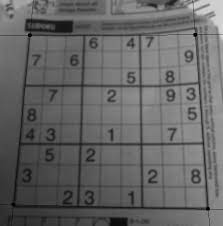
#> input picture images/sudoku_3.jpg, 223 x 226 px, found by its file name
$ jupyter execute --allow-errors sudoku_MM-Copy1.ipynb
#> lines starting #> are read from the running program, lines starting #| are printed output that depends on the picture; after the words box and inside, x2 and y2 are one past the last pixel; in counts of white or black regions, pixels touching at a corner belong together
[cell 1]
import cv2 as cv
import numpy as np
print(cv.__version__)

[cell 2]
def show_wait_destroy(winname, img):
    cv.namedWindow(winname, cv.WINDOW_NORMAL)
    cv.imshow(winname, img)
    cv.resizeWindow(winname, 400, 300)
    cv.moveWindow(winname, 380, 200)
    cv.waitKey(0)
    cv.destroyWindow(winname)

[cell 3]
image = cv.imread('sudoku_3.jpg')
#> image is the input picture: shape (226, 223, 3); min 0, max 219, mean 101
gray = cv.cvtColor(image, cv.COLOR_BGR2GRAY)
show_wait_destroy('img', gray)

[cell 4]
gray = cv.bitwise_not(gray)
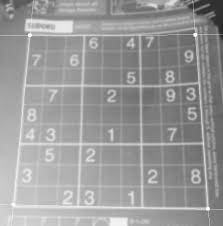
#> gray: shape (226, 223); min 36, max 255, mean 154
bw = cv.adaptiveThreshold(gray, 255, cv.ADAPTIVE_THRESH_MEAN_C, \
                                cv.THRESH_BINARY, 15, -2)
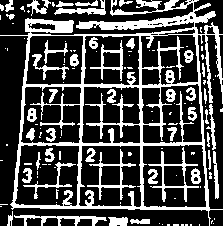
#> bw: shape (226, 223); 28.4% white; 123 white regions (77 under 20 px), largest, box (x1, y1, x2, y2) and area: (0, 0, 223, 226) 8804, (148, 147, 199, 202) 444, (87, 149, 136, 200) 424
show_wait_destroy("binary", bw)

[cell 5]
horizontal = np.copy(bw)
vertical = np.copy(bw)
cols = horizontal.shape[1]
#> cols = 223
horizontal_size = cols // 10
#> horizontal_size = 22
horizontalStructure = cv.getStructuringElement(cv.MORPH_RECT, (horizontal_size, 1))
# Apply morphology operations
horizontal = cv.erode(horizontal, horizontalStructure)
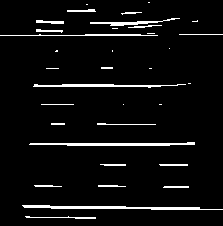
#> horizontal: shape (226, 223); 5.2% white in thin lines or dots
horizontal = cv.dilate(horizontal, horizontalStructure)
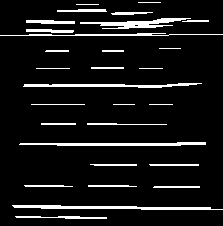
#> horizontal: shape (226, 223); 8.5% white; 29 white regions, largest, box (x1, y1, x2, y2) and area: (12, 205, 223, 210) 622, (19, 142, 206, 146) 526, (80, 18, 191, 29) 524
# Show extracted horizontal lines
show_wait_destroy("horizontal", horizontal)

[cell 6]
rows = vertical.shape[0]
#> rows = 226
verticalsize = rows // 10
#> verticalsize = 22
# Create structure element for extracting vertical lines through morphology operations
verticalStructure = cv.getStructuringElement(cv.MORPH_RECT, (1, verticalsize))
#> verticalStructure = 22 values from 1 to 1
# Apply morphology operations
vertical = cv.erode(vertical, verticalStructure)
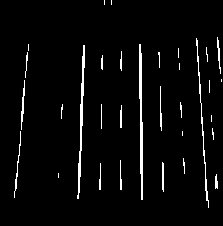
#> vertical: shape (226, 223); 3.6% white in thin lines or dots, all inside (x1, y1, x2, y2) = (14, 0, 222, 208)
vertical = cv.dilate(vertical, verticalStructure)
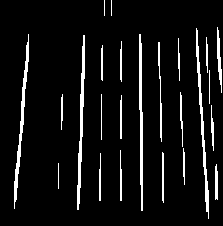
#> vertical: shape (226, 223); 7% white; 24 white regions (2 under 20 px), largest, box (x1, y1, x2, y2) and area: (77, 35, 85, 210) 535, (14, 34, 29, 209) 526, (196, 28, 209, 219) 512
# Show extracted vertical lines
show_wait_destroy("vertical", vertical)

#> (a cell that did not finish here is left out)

#> (a cell that did not finish here is left out)

#> (a cell that did not finish here is left out)

[cell 10]
import math
img = cv.imread("sudoku.png")
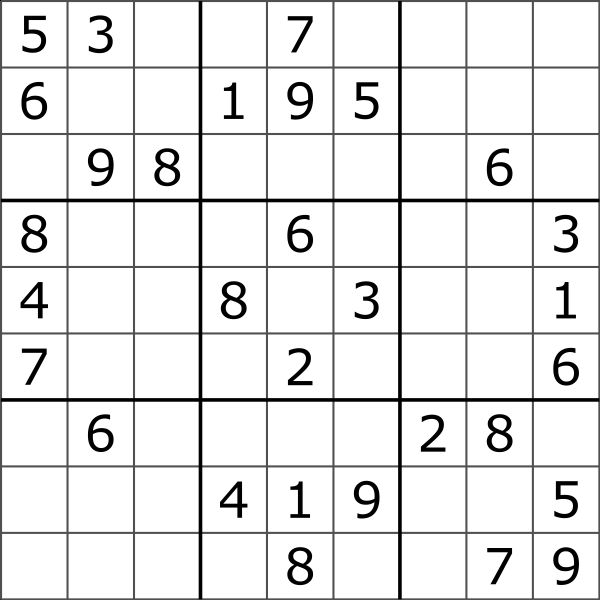
#> input picture images/sudoku.png, 1200 x 1200 px, found by its file name (shown at 1/2 size)
#> img is the input picture: shape (1200, 1200, 3); min 0, max 255, mean 231.9
gray = cv.cvtColor(img, cv.COLOR_BGR2GRAY)
#> gray: shape (1200, 1200)
show_wait_destroy("gray", gray)
edges = cv.Canny(gray, 100,100)
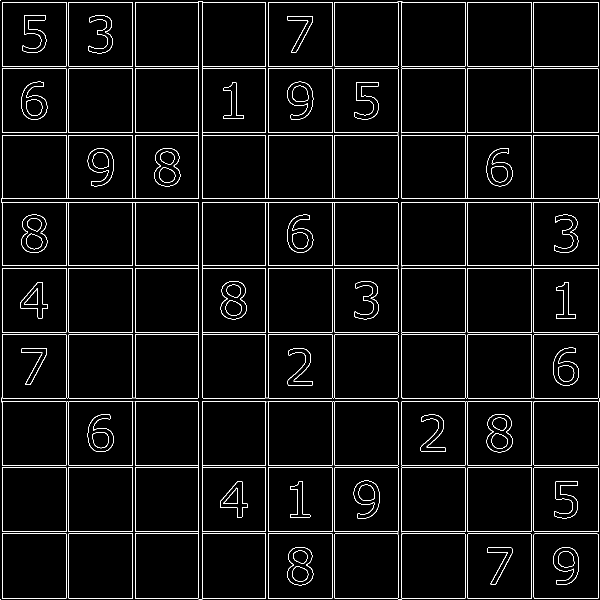
#> edges: shape (1200, 1200) (shown at 1/2 size); 3.7% white in thin lines or dots
show_wait_destroy("edges", edges)
lines = cv.HoughLinesP(edges, 1, math.pi/2, 2, None, 10, 1)
#> lines = 456 rows, first 6: [536, 270, 664, 270], [137, 1196, 265, 1196], [531, 1196, 531, 1067], [805, 668, 928, 668], [1067, 664, 1067, 536], [5, 397, 135, 397]
print(len(lines))
#| 456
for line in lines[0]:
    pt1 = (line[0],line[1])
    pt2 = (line[2],line[3])
    cv.line(img, pt1, pt2, (0,0,255), 3)
#> this loop made 1 pass
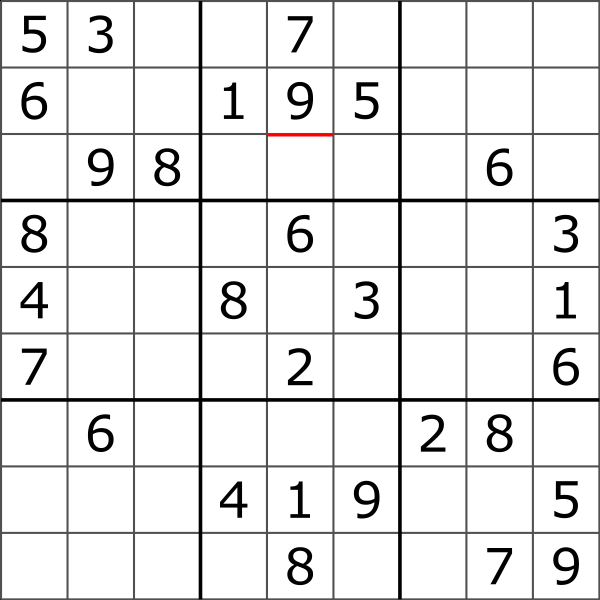
#> img: shape (1200, 1200, 3) (shown at 1/2 size); 0.05% of pixels changed, all inside (x1, y1, x2, y2) = (534, 268, 667, 273)
show_wait_destroy("merge", img)
